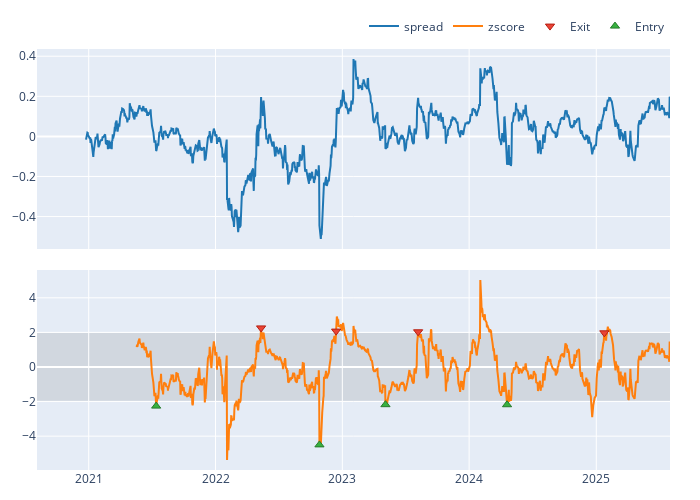

Notebook code cell kept with this figure:
### Code cell
vbt_short_signals, vbt_long_signals = pd.Series.vbt.signals.clean(
    vbt_short_signals, vbt_long_signals, entry_first=False, broadcast_kwargs=dict(columns_from='keep'))

def plot_spread_and_zscore(spread, zscore):
    fig = vbt.make_subplots(rows=2, cols=1, shared_xaxes=True, vertical_spacing=0.05)
    spread.vbt.plot(add_trace_kwargs=dict(row=1, col=1), fig=fig)
    zscore.vbt.plot(add_trace_kwargs=dict(row=2, col=1), fig=fig)
    vbt_short_signals.vbt.signals.plot_as_exit_markers(zscore, add_trace_kwargs=dict(row=2, col=1), fig=fig)
    vbt_long_signals.vbt.signals.plot_as_entry_markers(zscore, add_trace_kwargs=dict(row=2, col=1), fig=fig)
    fig.update_layout(height=500)
    fig.add_shape(
        type="rect",
        xref='paper',
        yref='y2',
        x0=0,
        y0=UPPER,
        x1=1,
        y1=LOWER,
        fillcolor="gray",
        opacity=0.2,
        layer="below",
        line_width=0,
    )
    return fig
    
plot_spread_and_zscore(vbt_spread, vbt_zscore).show()

### Figure 1 — Plotly figure (JSON) as saved in the notebook; plotly's stock layout.template omitted (floating-point values rounded to 4 significant figures; data arrays with more than 128 entries replaced by an {"elided": "..."} marker saying what was removed)
{"data": [{"name": "spread", "showlegend": true, "type": "scatter", "uid": "18b87751-21df-4dbc-9acc-7e1387b94a07", "x": {"elided": "1254 str values"}, "xaxis": "x", "y": {"elided": "1254 float values"}, "yaxis": "y"}, {"name": "zscore", "showlegend": true, "type": "scatter", "uid": "d5993941-cdc8-4957-9ba0-3e8bb09a8359", "x": {"elided": "1254 str values"}, "xaxis": "x2", "y": {"elided": "1254 float values"}, "yaxis": "y2"}, {"marker": {"color": "#EA4335", "line": {"color": "rgb(181,31,18)", "width": 1}, "size": 8, "symbol": "triangle-down"}, "mode": "markers", "name": "Exit", "showlegend": true, "type": "scatter", "uid": "4bd01f93-eb8c-42a1-9d31-d9583af1f292", "x": ["2022-05-12T04:00:00", "2022-12-14T05:00:00", "2023-08-07T04:00:00", "2025-01-24T05:00:00"], "xaxis": "x2", "y": [2.258, 2.075, 2.035, 1.974], "yaxis": "y2"}, {"marker": {"color": "#37B13F", "line": {"color": "rgb(38,123,44)", "width": 1}, "size": 8, "symbol": "triangle-up"}, "mode": "markers", "name": "Entry", "showlegend": true, "type": "scatter", "uid": "5f11dd43-e3e2-48e1-8b2c-7e5c1b57f9f1", "x": ["2021-07-14T04:00:00", "2022-10-27T04:00:00", "2023-05-05T04:00:00", "2024-04-19T04:00:00"], "xaxis": "x2", "y": [-2.262, -4.505, -2.181, -2.183], "yaxis": "y2"}], "layout": {"height": 500, "legend": {"orientation": "h", "traceorder": "normal", "x": 1, "xanchor": "right", "y": 1.02, "yanchor": "bottom"}, "margin": {"b": 30, "l": 30, "r": 30, "t": 30}, "shapes": [{"fillcolor": "gray", "layer": "below", "line": {"width": 0}, "opacity": 0.2, "type": "rect", "x0": 0, "x1": 1, "xref": "paper", "y0": 1.96, "y1": -1.96, "yref": "y2"}], "width": 700, "xaxis": {"anchor": "y", "domain": [0, 1], "matches": "x2", "showticklabels": false}, "xaxis2": {"anchor": "y2", "domain": [0, 1]}, "yaxis": {"anchor": "x", "domain": [0.525, 1]}, "yaxis2": {"anchor": "x2", "domain": [0, 0.475]}}}
